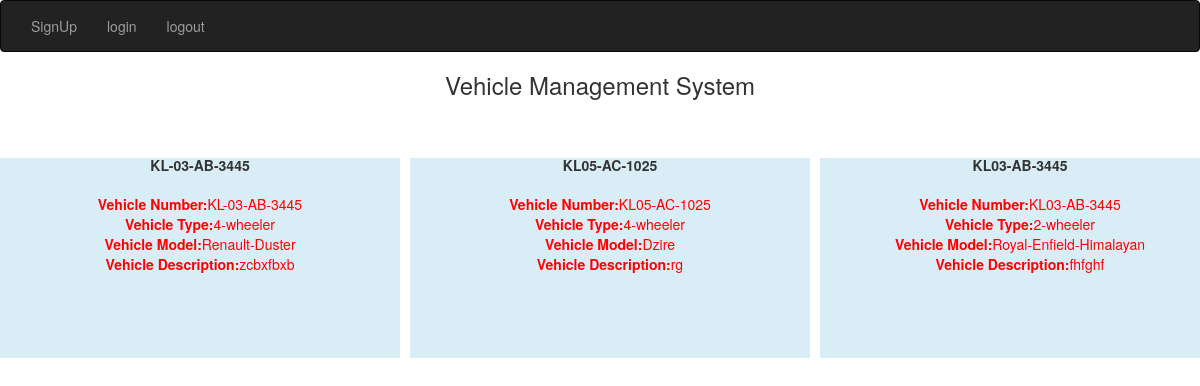
/vehicles/, run on the app's committed database.
### vehicles/models.py (models this page shows)
class Vehicle(models.Model):
    ACCESS_CHOICES = (
        ('superadmin', 'Superadmin'),
        ('admin', 'Admin'),
        ('user', 'User'),
    )
    vehicle_number = models.CharField(max_length=100)
    vehicle_type = models.CharField(max_length=100)
    vehicle_model = models.CharField(max_length=100)
    vehicle_description = models.TextField()
    user_access = models.CharField(max_length=10, choices=ACCESS_CHOICES)

### vehicles/views.py (the view)
# urls.py: path('vehicles/', VehicleListView.as_view(), name='vehicle_list'),
class VehicleListView(ListView):
    model = Vehicle
    template_name = 'view.html'
    context_object_name = 'vehicles'

### templates/view.html
{% extends 'home.html' %}
{% load static %}
{% block content  %}
<div class="row ">
{% for i in vehicles %}
        <div class="col-sm-4 mt-4 p-5">
            <div class="card bg-info" style="width: 18rem;height:200px;width:400px">
                <div class="card-body" style ="position:relative;height:300px;margin-top:50px;">
                        <h5 class="card-title " style="text-align:center;margin:20px;"><b>{{i.vehicle_number}}</b></h5>
                        <p class="card-text" style="color:red;text-align:center;">
                         <b>Vehicle Number:</b>{{i.vehicle_number}}<br>
                         <b>Vehicle Type:</b>{{i.vehicle_type}}<br>
                         <b>Vehicle Model:</b>{{i.vehicle_model}}<br>
                         <b>Vehicle Description:</b>{{i.vehicle_description}}
                        </p>
                        </div>
            </div>
        </div>
{% endfor %}
</div>
{% endblock  %}

### templates/home.html (shortened to what this page needs)
<!DOCTYPE html>
<html lang="en">
<head>
    <link rel="stylesheet" href="https://maxcdn.bootstrapcdn.com/bootstrap/3.4.1/css/bootstrap.min.css">
</head>
<body>
<nav class="navbar navbar-inverse">
  <div class="container-fluid">
    <ul class="nav navbar-nav">
        <li><a href="{% url 'user:signup' %}">SignUp</a></li>
      <li><a href="{% url 'user:login' %}">login</a></li>
      <li><a href="{% url 'user:logout' %}">logout</a></li>
    </ul>
  </div>
</nav>
<h3 class="text-center ">Vehicle Management System</h3>
{% block content %}
{% endblock %}
</body>
</html>

### data on the page
Vehicle: vehicle_number "KL-03-AB-3445", vehicle_type "4-wheeler", vehicle_model "Renault-Duster", vehicle_description "zcbxfbxb"
Vehicle: vehicle_number "KL05-AC-1025", vehicle_type "4-wheeler", vehicle_model "Dzire", vehicle_description "rg"
Vehicle: vehicle_number "KL03-AB-3445", vehicle_type "2-wheeler", vehicle_model "Royal-Enfield-Himalayan", vehicle_description "fhfghf"
